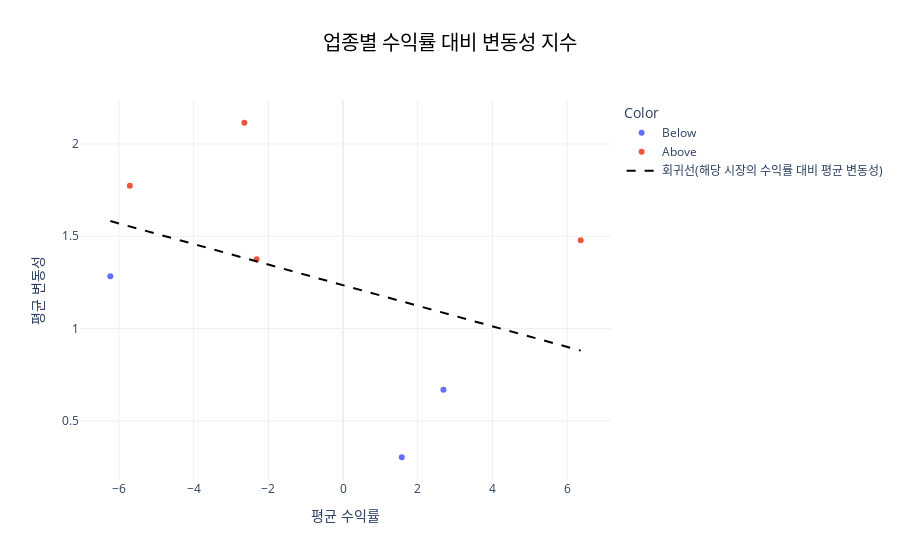

Notebook code for this chart:
### Code cell
analyze_sector_return_volatility('ETF')

### Figure 1 — Plotly figure (JSON) as saved in the notebook; plotly's stock layout.template omitted (floating-point values rounded to 4 significant figures)
{"data": [{"customdata": [["국내 시장지수"], ["채권"], ["기타"]], "hovertemplate": "Color=Below<br>평균 수익률=%{x}<br>평균 변동성=%{y}<br>Sector=%{customdata[0]}<extra></extra>", "legendgroup": "Below", "marker": {"color": "#636efa", "symbol": "circle"}, "mode": "markers", "name": "Below", "orientation": "v", "showlegend": true, "type": "scatter", "x": [-6.234, 1.573, 2.688], "xaxis": "x", "y": [1.283, 0.303, 0.668], "yaxis": "y"}, {"customdata": [["국내 업종/테마"], ["국내파생"], ["원자재"], ["해외주식"]], "hovertemplate": "Color=Above<br>평균 수익률=%{x}<br>평균 변동성=%{y}<br>Sector=%{customdata[0]}<extra></extra>", "legendgroup": "Above", "marker": {"color": "#EF553B", "symbol": "circle"}, "mode": "markers", "name": "Above", "orientation": "v", "showlegend": true, "type": "scatter", "x": [-5.71, -2.642, -2.313, 6.365], "xaxis": "x", "y": [1.773, 2.115, 1.375, 1.478], "yaxis": "y"}, {"line": {"color": "black", "dash": "dash"}, "mode": "lines", "name": "회귀선(해당 시장의 수익률 대비 평균 변동성)", "type": "scatter", "x": [-6.234, -5.71, -2.642, -2.313, 1.573, 2.688, 6.365], "y": [1.582, 1.553, 1.382, 1.364, 1.147, 1.085, 0.8806]}], "layout": {"legend": {"title": {"text": "Color"}, "tracegroupgap": 0}, "title": {"font": {"color": "black", "family": "Arial", "size": 20}, "text": "업종별 수익률 대비 변동성 지수", "x": 0.5}, "xaxis": {"anchor": "y", "domain": [0, 1], "title": {"text": "평균 수익률"}}, "yaxis": {"anchor": "x", "domain": [0, 1], "title": {"text": "평균 변동성"}}}}
